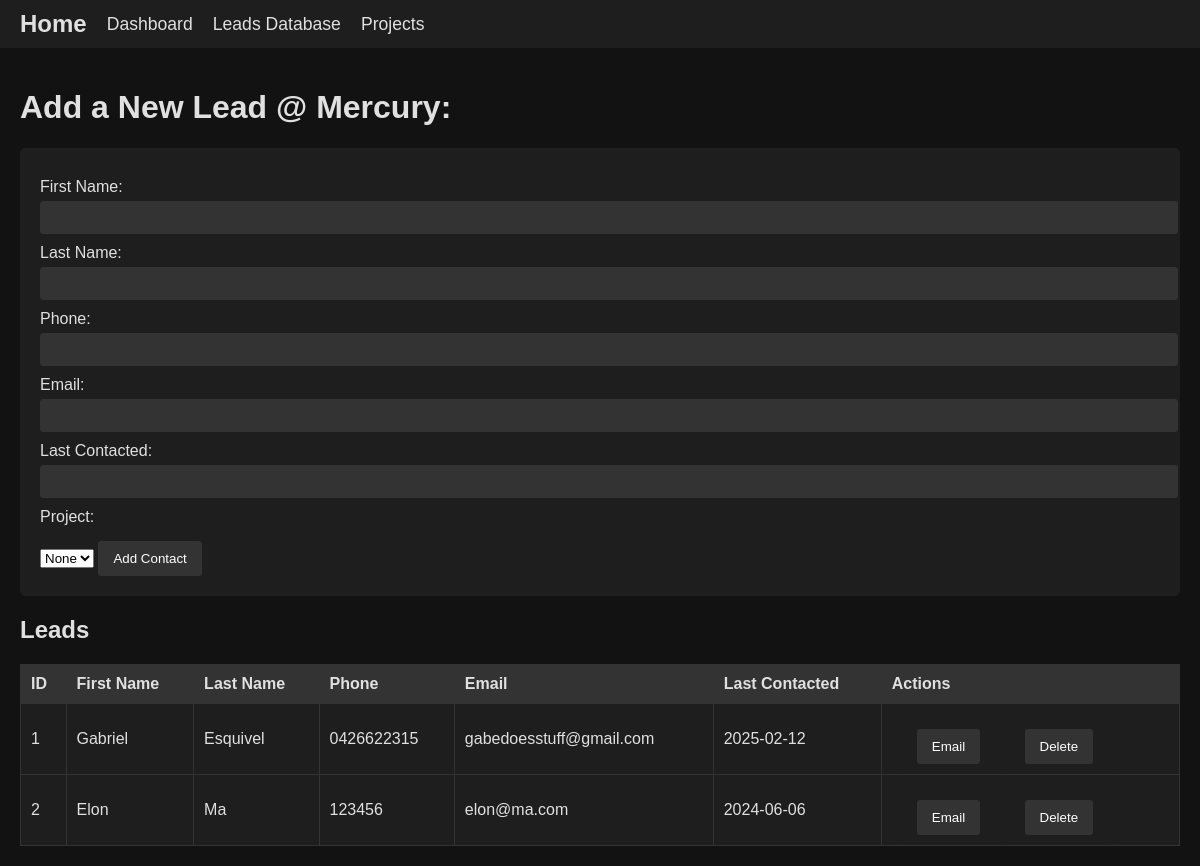
Before: /leads with the older database file.
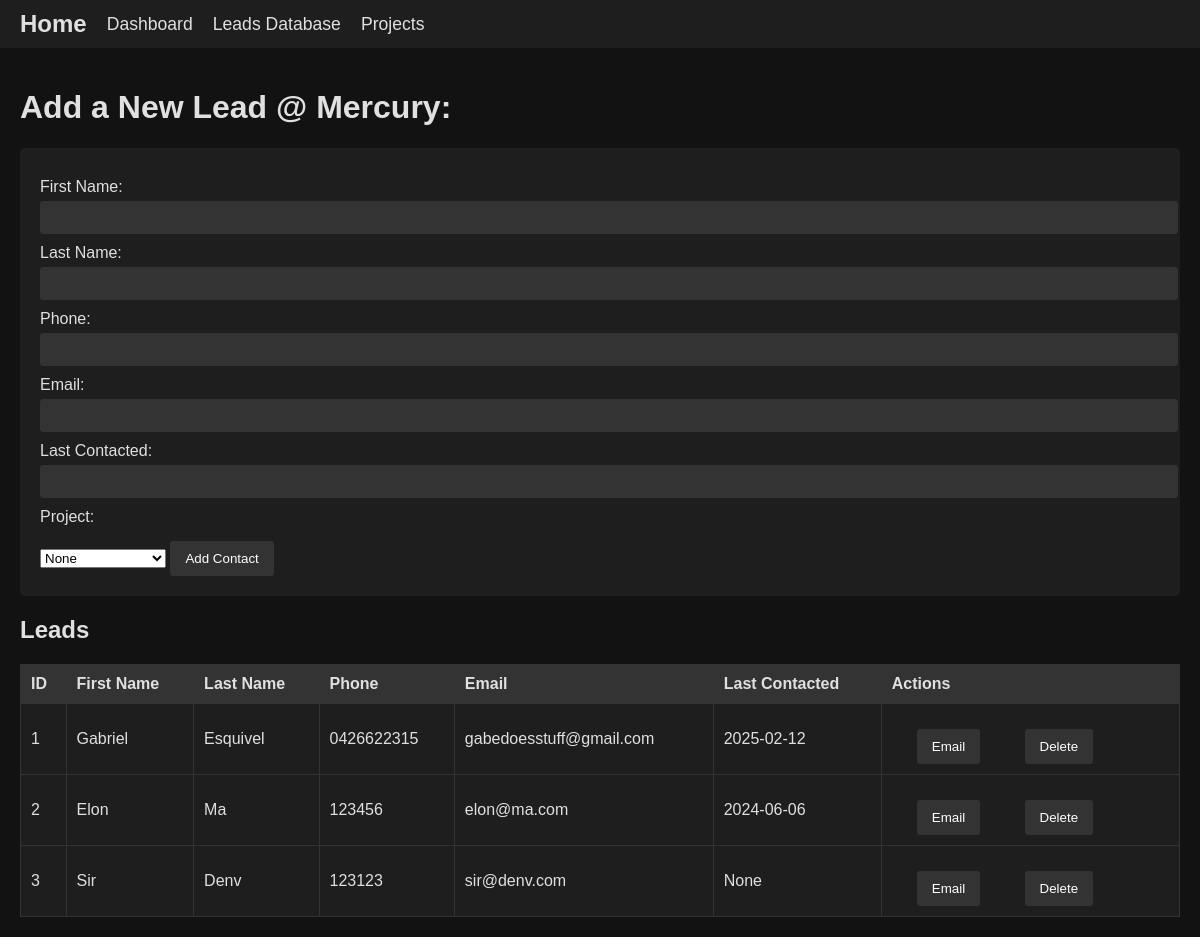
After: the same page with the newer database file.
### Main/app.py (models this page shows, shortened)
class Contact(db.Model):
    id = db.Column(db.Integer, primary_key=True)
    first_name = db.Column(db.String(100), nullable=False)
    last_name = db.Column(db.String(100), nullable=False)
    phone = db.Column(db.String(20))
    email = db.Column(db.String(100))
    last_contacted = db.Column(db.String(100))
    project_id = db.Column(db.Integer, db.ForeignKey('project.id'), nullable=True)  # Link to a project

### Main/app.py (the view, shortened to what this page needs)
@app.route('/leads', methods=['GET', 'POST'])
def leads():
    contacts = Contact.query.all()
    projects = Project.query.all()  # Fetch projects for dropdown
    return render_template('leads.html', contacts=contacts, projects=projects)

### Main/templates/leads.html (shortened to what this page needs)
{% extends "base.html" %}
{% block content %}
  <h1>Add a New Lead @ Mercury:</h1>
  <form method="post">
    <label>First Name:</label>
    <input type="text" name="first_name" required>
    <label>Last Name:</label>
    <input type="text" name="last_name" required>
    <label>Phone:</label>
    <input type="text" name="phone">
    <label>Email:</label>
    <input type="text" name="email">
    <label>Last Contacted:</label>
    <input type="text" name="last_contacted">
    <label>Project:</label>
    <select name="project_id">
      <option value="">None</option>
    </select>
    <button type="submit">Add Contact</button>
  </form>
  <h2>Leads</h2>
  <table>
    <thead>
      <tr>
        <th>ID</th>
        <th>First Name</th>
        <th>Last Name</th>
        <th>Phone</th>
        <th>Email</th>
        <th>Last Contacted</th>
        <th>Actions</th>
      </tr>
    </thead>
    <tbody>
      {% for contact in contacts %}
        <tr>
          <td>{{ contact.id }}</td>
          <td>{{ contact.first_name }}</td>
          <td>{{ contact.last_name }}</td>
          <td>{{ contact.phone }}</td>
          <td>{{ contact.email }}</td>
          <td>{{ contact.last_contacted }}</td>
          <td>
            <form action="{{ url_for('email_contact', contact_id=contact.id) }}" method="post" style="display:inline; margin-left:5px;">
              <button type="submit">Email</button>
            </form>
            <form method="post" action="{{ url_for('delete_contact', contact_id=contact.id) }}" class="delete-form">
              <input type="submit" value="Delete">
            </form>
          </td>
        </tr>
      {% else %}
        <tr>
          <td colspan="6">No contacts available.</td>
        </tr>
      {% endfor %}
    </tbody>
  </table>
{% endblock %}

Changed rows visible on the page:
added Contact: id "3", first_name "Sir", last_name "Denv", phone "123123", email "sir@denv.com", last_contacted "None"
